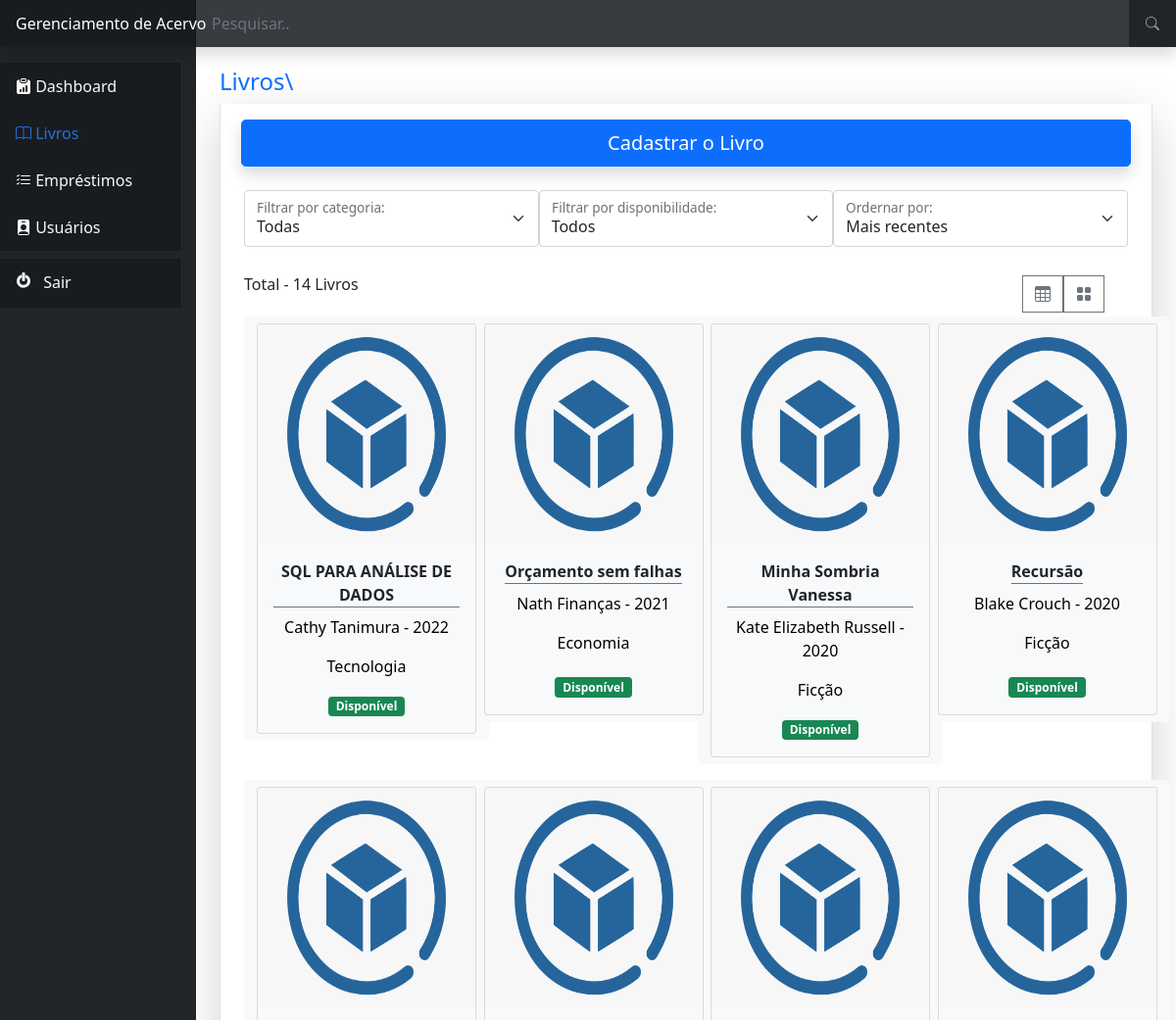
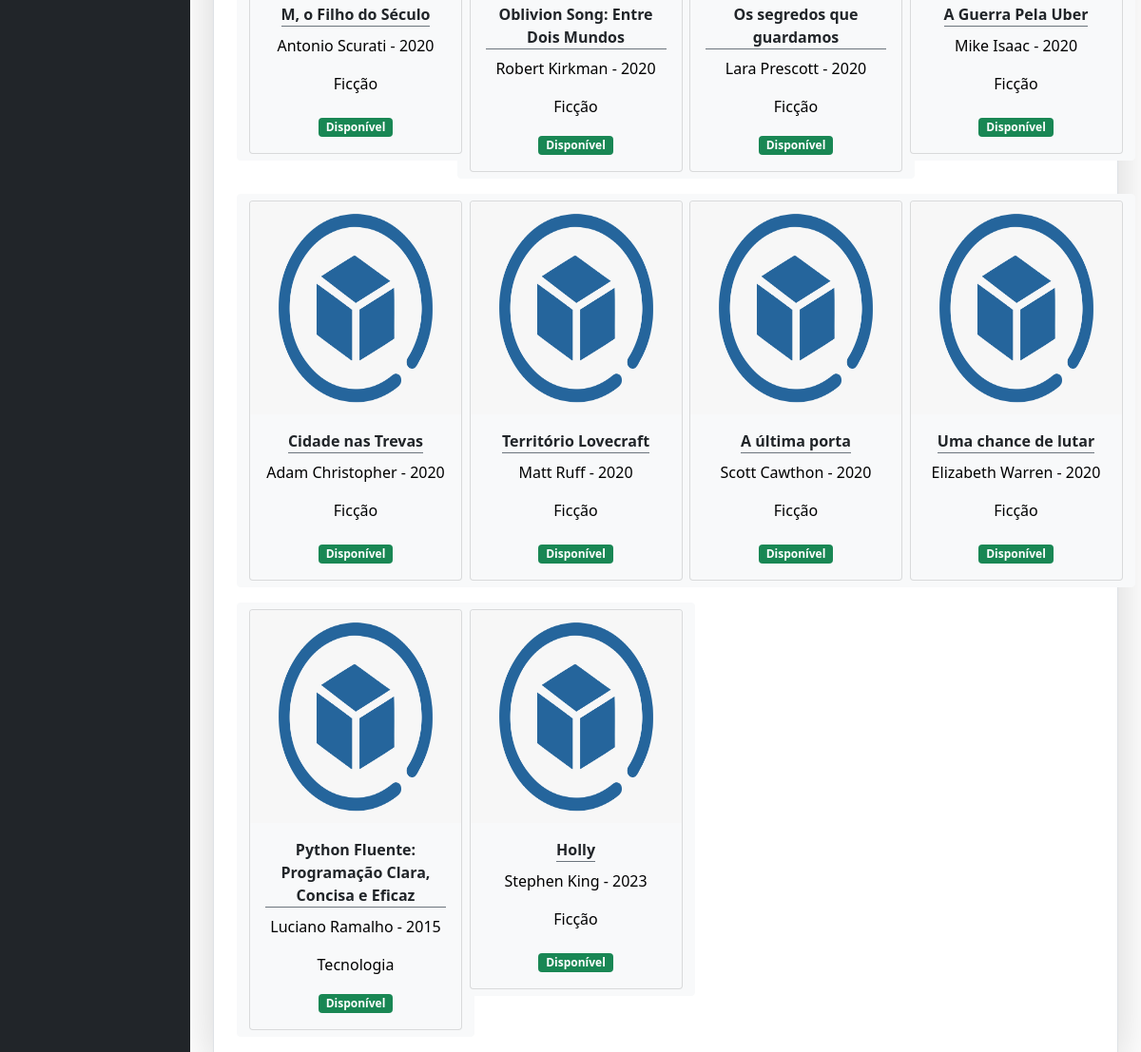
/livro/livros/ (signed in), run on an earlier commit of the app's database (2 pictures, top to bottom).
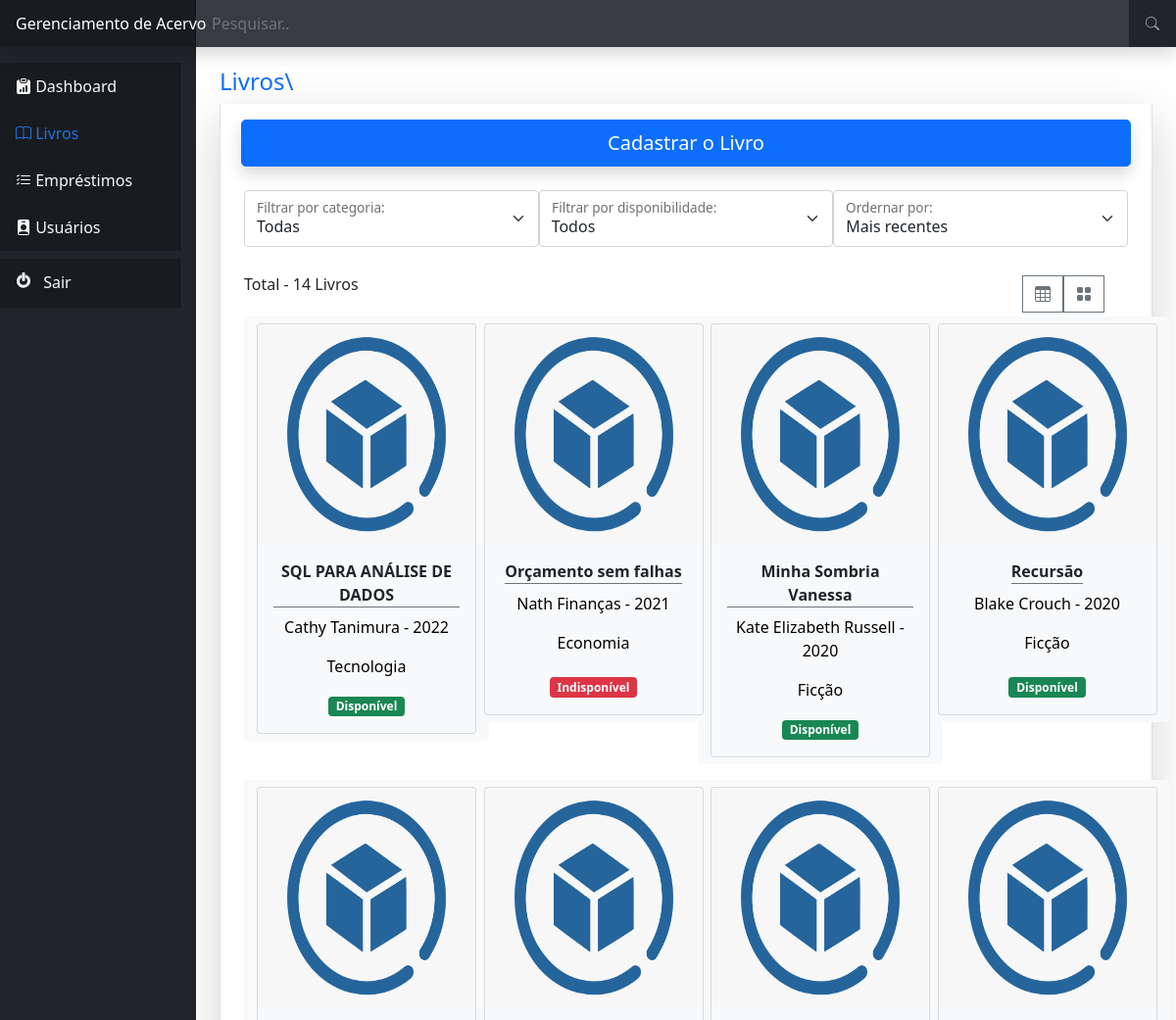
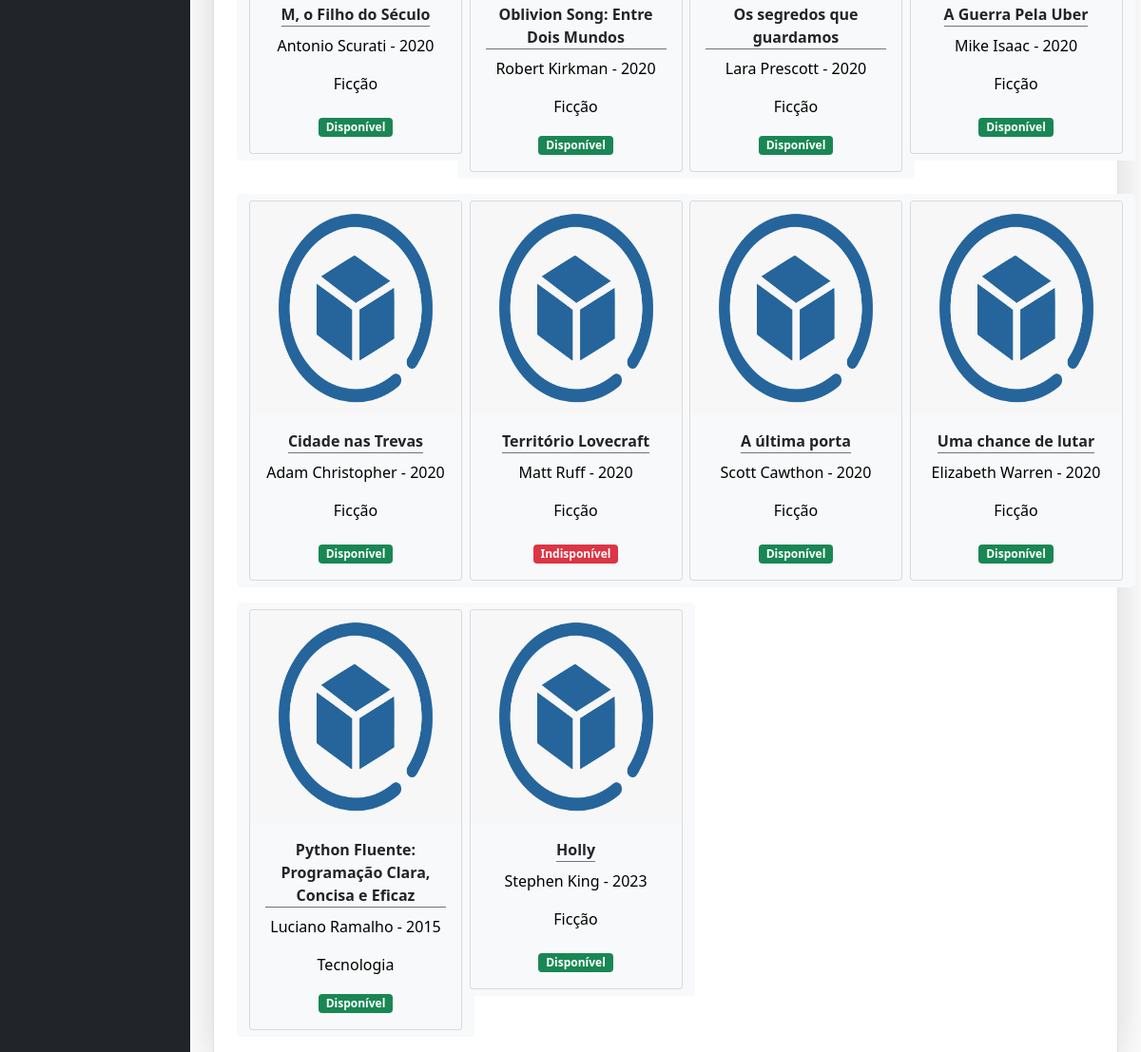
And on a later commit of the database (2 pictures, top to bottom).
### livro/models.py (models this page shows, shortened)
class Livrosdb(models.Model):
    titulo = models.CharField(max_length=100)
    autor = models.CharField(max_length=50)
    disponibilidade = models.BooleanField(default=True)
    img_livro = models.BinaryField(blank=True, null=True, default=None)
    ISBN = models.CharField(max_length=100)
    data_cadastro = models.DateField(default=datetime.date.today)
    ano_de_publicacao = models.PositiveIntegerField(default=datetime.date.today().year,
            validators=[
                MinValueValidator(1900),
                MaxValueValidator(datetime.date.today().year)])
    categoria = models.ForeignKey(Categoriadb,on_delete=models.CASCADE)
    class Meta:
        verbose_name = 'Livro'

class Categoriadb(models.Model):
    nome = models.CharField(max_length=50)
    descricao = models.TextField(null=True, blank=True)
    def __str__(self):
        return self.nome

### livro/views.py (the view, shortened to what this page needs)
# urls.py: path('livros/', views.livros, name='livros'),
def livros(request):
    if request.session.get('usuario'):
        temp ='0'
        temp_disp = '0'
        temp_order = '0'
        usuario = Funcionariosdb.objects.get(id=request.session['usuario'])
        form = LivroForm()
        filtro = FiltroForm()
        livros = Livrosdb.objects.all()
        contagem = len(livros)
        return render(request, 'livros.html',{'livros':livros, 'form':form, 'filtro':filtro, 'contagem':contagem})
    else:
        return redirect('/auth/login/?status=2')

### livro/forms.py
class LivroForm(forms.ModelForm):
    class Meta:
        model = Livrosdb
        fields = ('titulo','autor','ISBN','ano_de_publicacao','categoria')
    def __init__(self, *args, **kwargs):
        super(LivroForm, self).__init__(*args, **kwargs)
        for visible in self.visible_fields():
            visible.field.widget.attrs['class'] = 'form-control my-2 ms-2'

class FiltroForm(forms.Form):
    categoria = forms.ChoiceField(choices=CATEGORIA_FILTRO,widget=forms.Select(attrs={'onchange': 'filtro.submit();'}))
    disponibilidade = forms.ChoiceField(choices=DISP_FILTRO,widget=forms.Select(attrs={'onchange': 'filtro.submit();'}))
    order = forms.ChoiceField(choices=ORDER_BY,widget=forms.Select(attrs={'onchange': 'filtro.submit();'}))
    def __init__(self, *args, **kwargs):
        super(FiltroForm, self).__init__(*args, **kwargs)
        for visible in self.visible_fields():
            visible.field.widget.attrs['class'] = 'form-select'

### livro/templates/livros.html (shortened to what this page needs)
{% extends 'base.html' %}
{% load static %}
{% block 'conteudo' %}
    <br>
    <h4><a href="#" class="text-decoration-none">Livros\</a></h3>
    <div class="container border-start border-end shadow-lg pt-3">
        <div class="row justify-content-center">
            <button type="button" style="max-width: 98%;" class=" shadow btn btn-primary btn-lg mb-4" data-bs-toggle="modal" data-bs-target="#cadastroLivroModal">
                Cadastrar o Livro
            </button>
        </div>
        <div class="row">
            <form action="{% url 'livros' %}" method="POST" id = 'filtro'>
                <div class="input-group">
                    <div class="col-md-4 ms-md-auto">
                        <div class="form-floating">
                            {{ filtro.categoria }}
                            <br>
                            <label class="fs-6" for="floatingSelectGrid">Filtrar por categoria:</label>
                        </div>
                    </div>
                    <div class="col-md-4 ms-md-auto">
                        <div class="form-floating">
                            {{ filtro.disponibilidade }}
                            <br>
                            <label class="fs-6" for="floatingSelectGrid">Filtrar por disponibilidade:</label>
                        </div>
                    </div>
                    <div class="col-md-4 ms-md-auto">
                        <div class="form-floating">
                            {{ filtro.order }}
                            <br>
                            <label class="fs-6" for="floatingSelectGrid">Ordernar por:</label>
                        </div>
                    </div>
                </div>
            </form>
            <div class="row mt-2 mb-1">
                <div class="col-md-4">
                    <h6 class="mx-0"> Total - {{ contagem }}  Livros </h6>
                </div>
                <div class="col-md-8">
                    <div class="d-grid  d-md-flex justify-content-md-end">
                        <button style="border-radius: 0;" class="btn btn-outline-secondary  me-0 " type="button" onclick="exibeDados(1)" id="btTable" ><i class="bi bi-table"></i></button>
                        <button style="border-radius: 0;" class="btn btn-outline-secondary ms-0"  type="button"  onclick="exibeDados(2)" id="btCard"><i class="bi bi-grid-fill"></i></button>
                    </div>
                </div>
            </div>
        </div>
        <div class="row justify-content-start align-items-start" id="exibeCards" >
            {% for livro in livros %}
              <div class="col-3 mb-3" >
                <a type="button" class="btn btn-light" href="{% url 'editar_livro' livro.id %}">
                  <div class="card bg-light" style="width: 14rem; min-height: 25rem;">
                    <img src = "{% static 'imgs/placeholder.png' %}" class="card-img-top" style= "height: 14rem;"alt="...">
                    <div class="card-body d-flex flex-column align-items-center">
                      <strong class="card-title text-dark border-bottom border-secondary">{{ livro.titulo }}</strong>
                      <p class="card-text"> {{ livro.autor }} - {{ livro.ano_de_publicacao }}</p>
                      <p class="card-text">{{ livro.categoria }}</p>
                      <div class="mt-auto">
                        {% if livro.disponibilidade == True %}
                            <span class="badge badge-pill bg-success align-self-end">Disponível</span>
                        {% elif livro.disponibilidade == False%}
                            <span class="badge badge-pill bg-danger align-self-end">Indisponível</span>
                        {%endif%}
                      </div>
                    </div>
                  </div>
                </a>
              </div>
            {% endfor %}
        </div>
    </div>
{% endblock %}
{% block 'navbar-dashboard' %}
"nav-link text-light navbar-brand"
{%endblock%}
{% block 'navbar-livros' %}
"nav-link active navbar-brand"
{%endblock%}

### templates/base.html (shortened to what this page needs)
<!doctype html>
<html lang="pt-BR">
  {% load static %}
  <head>
    <link href="https://cdn.jsdelivr.net/npm/bootstrap@5.0.2/dist/css/bootstrap.min.css" rel="stylesheet">
    <link rel="stylesheet" href="https://cdn.jsdelivr.net/npm/bootstrap-icons@1.11.1/font/bootstrap-icons.css">
    <link rel="stylesheet" type="text/css" href="{% static 'css/base.css' %}">
  </head>
  <body>
    <header class="navbar navbar-dark sticky-top bg-dark flex-md-nowrap p-0 shadow">
        <a class="navbar-brand col-md-3 col-lg-2 me-0 px-3" href="#">Gerenciamento de Acervo</a>
        <input class="form-control form-control-dark w-100" type="text" placeholder="Pesquisar.." aria-label="Search">
        <div class="navbar-nav">
          <div class="nav-item text-nowrap text-center " style="min-width: 48px;">
            <a class="nav-link " href="#"><i class="bi bi-search"></i></a>
          </div>
        </div>
    </header>
    <div class="container-fluid ">
      <div class="row">
        <nav id="sidebarMenu" class="col-md-3 col-lg-2 d-md-block bg-light sidebar collapse bg-dark">
          <div class="position-sticky pt-3">
            <ul class="nav flex-column">
              <li class="nav-item">
                <a class= {% block 'navbar-dashboard' %} "nav-link active navbar-brand" {%endblock%}"  aria-current="page" href="{% url 'manager' %}">
                  <i class="bi bi-clipboard-data-fill"></i>
                  Dashboard
                </a>
              </li>
              <li class="nav-item">
                <a class={% block 'navbar-livros' %} "nav-link text-light navbar-brand" {%endblock%}"  href="{% url 'livros' %}">
                  <i class="bi bi-book"></i>
                  Livros
                </a>
              </li>
              <li class="nav-item">
                <a class={% block 'navbar-emp' %}"nav-link text-light navbar-brand" {%endblock%} href="{% url 'emprestimos' %}">
                  <i class="bi bi-list-check"></i>
                  Empréstimos
                </a>
              </li>
            </ul>
            <ul class="nav flex-column mb-2">
              <li class="nav-item">
                <a class={% block 'navbar-usuario' %} "nav-link text-light navbar-brand" {%endblock%} href="{% url 'usuarios' %}">
                  <i class="bi bi-person-badge-fill"></i>
                  Usuários
                </a>
              </li>
            </ul>
            <ul class="nav flex-column mb-2 ">
              <li class="nav-item">
                <a href="{% url 'sair' %}" class="nav-link text-light navbar-brand">
                  Sair
                </a>
              </li>
            </ul>
          </div>
        </nav>
        <main class="col-md-9 ms-sm-auto col-lg-10 px-md-4"><div class="chartjs-size-monitor"><div class="chartjs-size-monitor-expand"><div class=""></div></div><div class="chartjs-size-monitor-shrink"><div class=""></div></div></div>
          {% block 'conteudo' %} {%endblock%}
        </main>
      </div>
    </div>
  </body>
</html>

### static/css/base.css (style rules this page uses)
body { font-size: .875rem; }
.sidebar { position: fixed; top: 0; bottom: 0; left: 0; z-index: 100; padding: 48px 0 0; box-shadow: inset -1px 0 0 rgba(0, 0, 0, .1); }
.sidebar .nav-link { font-weight: 500; color: #333; }
.sidebar .nav-link.active { color: #2470dc; }
.navbar-brand { padding-top: .75rem; padding-bottom: .75rem; font-size: 1rem; background-color: rgba(0, 0, 0, .25); box-shadow: inset -1px 0 0 rgba(0, 0, 0, .25); }
.navbar .form-control { padding: .75rem 1rem; border-width: 0; border-radius: 0; }
.form-control-dark { color: #fff; background-color: rgba(255, 255, 255, .1); border-color: rgba(255, 255, 255, .1); }

What changed in the data, as far as the page shows it:
changed Livrosdb "Orçamento sem falhas": disponibilidade "Disponível" → "Indisponível"
changed Livrosdb "Território Lovecraft": disponibilidade "Disponível" → "Indisponível"
